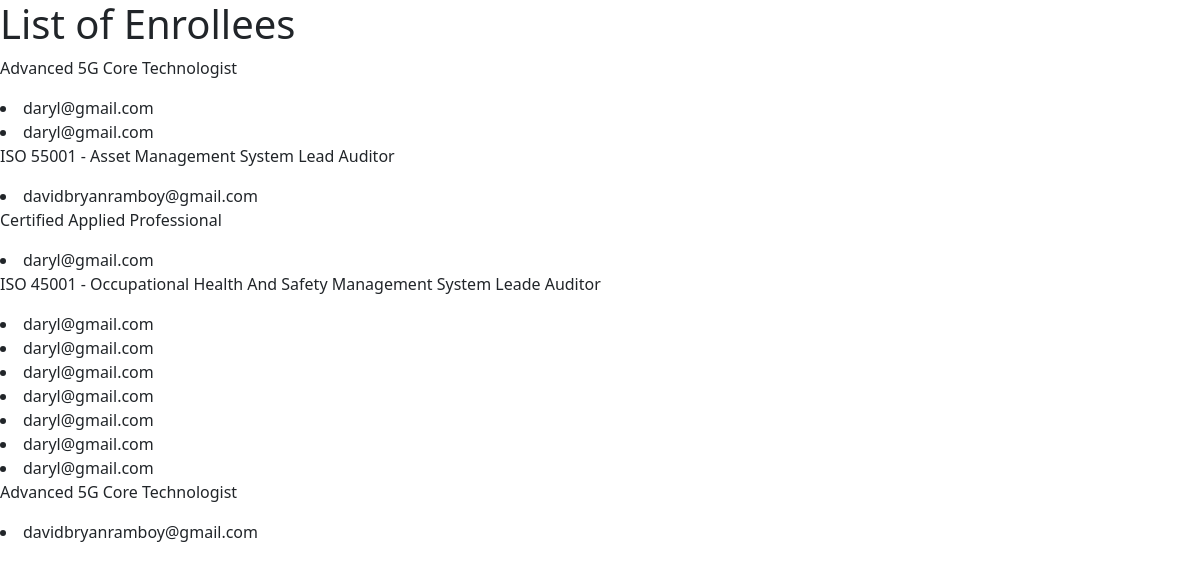
The page /um-admin/listenrollees/ on the database as committed earlier.
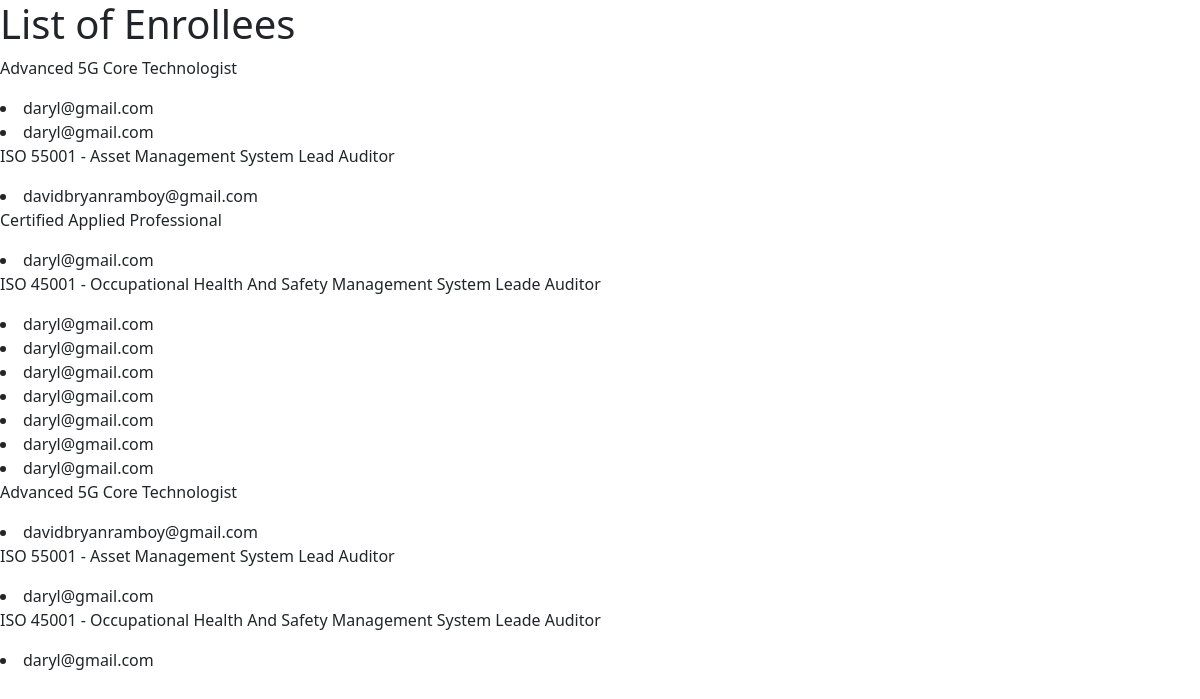
The same page on the database as committed later.
### course/models.py (models this page shows, shortened)
class Course(models.Model):
    category = models.ForeignKey(Category, related_name='courses',on_delete=models.CASCADE)
    course = models.CharField(max_length=255)
    duration = models.CharField(max_length=255)
    price = models.DecimalField(max_digits=12, decimal_places=2)
    def __str__(self):
        return self.course

class OrderedCourse(models.Model):
    class StatusChoices(models.TextChoices):
        PENDING = 'pending', 'Pending'
        PROCESSING = 'processing', 'Processing'
        PAID = 'paid', 'Paid'
        CANCELLED = 'cancelled', 'Cancelled'
        COMPLETED = 'completed', 'Completed'
    user = models.ForeignKey(Custom_user, related_name='ordered_courses',on_delete=models.CASCADE)
    course = models.ForeignKey(Course, related_name='ordered_courses', on_delete=models.CASCADE)
    price = models.DecimalField(max_digits=12, decimal_places=2, default=0)
    proof_of_payment = models.ImageField(upload_to='payment_images/')
    status = models.CharField(max_length=20, choices=StatusChoices.choices,default=StatusChoices.PENDING)

### account/models.py (models this page shows)
class Custom_user(AbstractUser):
    address = models.CharField(max_length=100, blank=True, null=True)
    phone_number = models.CharField(max_length=20, blank=True, null=True)
    email = models.EmailField(unique=True,blank=True, null=True)
    position = models.CharField(max_length=100,blank=True, null=True)
    company = models.CharField(max_length=100,blank=True, null=True)
    def __str__(self):
        return self.email
    EMAIL_FIELD = 'email'
    ADDRESS_FIELD = 'address'
    PHONE_NUMBER_FIELD = 'phone_number'
    REQUIRED_FIELDS = ['email','address','phone_number']
    is_active = models.BooleanField(default=True)

### customadmin/views.py (the view)
# urls.py: path('listenrollees/', views.list_of_enrollees, name="list_of_enrollees")
def list_of_enrollees(request):
    courses = Course.objects.all()
    ordered_courses = OrderedCourse.objects.all()
    return render(request, 'customadmin/list_of_enrollees.html',{
        'courses' : courses,
        'ordered_course' : ordered_courses
    })

### customadmin/templates/customadmin/list_of_enrollees.html
{% extends 'account/base.html'%}
{% block content %}
<h1>List of Enrollees</h1>
{% regroup ordered_course by course as course_list %}
{% for course in course_list %}
    <p>{{course.grouper}}</p>
    {% for ordered_course in course.list %}
        <li>{{ ordered_course.user }}</li>
    {%endfor%}
{% endfor %}
{% endblock %}

Rows that differ between the two databases and show on the page:
now on one of the page's lists (row unchanged): Course: grouper "ISO 55001 - Asset Management System Lead Auditor"
now on one of the page's lists (row unchanged): Course: grouper "ISO 45001 - Occupational Health And Safety Management System Leade Auditor"
added OrderedCourse: user "daryl@gmail.com", shown under Course "ISO 55001 - Asset Management System Lead Auditor"
added OrderedCourse: user "daryl@gmail.com", shown under Course "ISO 45001 - Occupational Health And Safety Management System Leade Auditor"
